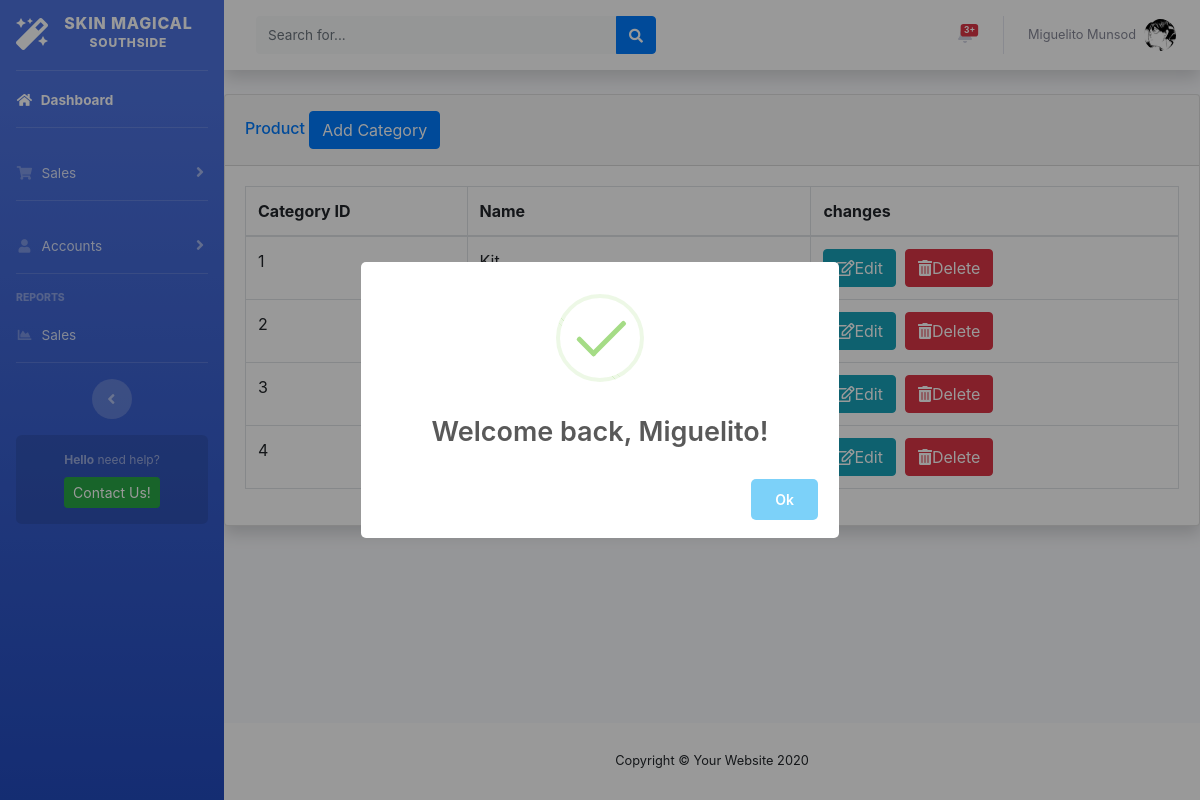
/pages/productCategory.php (signed in), run on the app's committed database.
### tables this page shows
CREATE TABLE `category` (
  `category_id` int NOT NULL,
  `category_name` varchar(100) DEFAULT NULL,
  `login_id` int NOT NULL,
  `created_at` datetime NOT NULL DEFAULT CURRENT_TIMESTAMP
);

### pages/productCategory.php (the view, shortened to what this page needs)
<?php
include '../includes/header.php';
include '../includes/topbar.php';
include '../config/connection.php';
?>
<div id="content-wrapper" class="d-flex flex-column">
    <div class="contatiner-fluid">
        <div class="card shadow mb-4">
            <div class="card-header py-3">
                <h6 class="m-0 font-weight-bold- text-primary"> Product
                    <button type="button" class="btn btn-primary" data-toggle="modal" data-target="#addCategory">
                        Add Category
                    </button>
                </h6>
            </div>
            <div class="card-body">
                <div class="table-responsive">
                    <table class="table table-bordered" id="dataTable" width="100%" cellspacing="0">
                        <thead>
                            <tr>
                                <th>Category ID</th>
                                <th>Name</th>
                                <th>changes</th>
                            </tr>
                        </thead>
                        <tbody>
                            <?php
                            $sql = "SELECT category_id, category_name FROM category";
                            $result = mysqli_query($db, $sql) or die (mysqli_error($db));
                            while ($row = mysqli_fetch_assoc($result)) {
                                ?>
                            <tr>
                                <td><?php echo $row['category_id'] ?></td>
                                <td><?php echo $row['category_name'] ?></td>
                                <td><button type="button" class="btn editbtn btn-info" id="editbtn"><i class="far fa-edit"></i>Edit</button>
                                &nbsp<button class="btn deletebtn btn-danger" id="deletebtn"><i class="fas fa-trash-alt"></i>Delete</button></td>
                            </tr>
                                <?php
                            }
                            ?>
                        </tbody>
                    </table>
                </div>
            </div>
        </div>
    </div>
</div>
</div>
<?php
    include '../includes/footer.php';
?>

### data on the page
category: category_id "1", category_name "Kit"
category: category_id "2"
category: category_id "3"
category: category_id "4"

### other printed values
$_SESSION['name'] "Miguelito Munsod"
